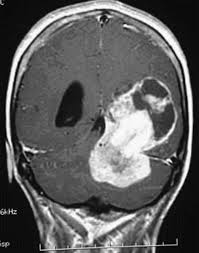
#> input picture Additional/mri1.jpg, 199 x 253 px
$ jupyter execute --allow-errors Application.ipynb
#> lines starting #> are read from the running program, lines starting #| are printed output that depends on the picture
[cell 1]
import numpy as np
from sklearn.cluster import KMeans
import cv2
import datetime
from matplotlib import pyplot as plt
import time

[cell 2]
image1=cv2.imread("mri1.jpg")
#> image1 is the input picture: shape (253, 199, 3); min 0, max 255, mean 94.8
image2=cv2.imread("mri2.jpg")
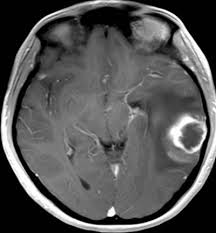
#> input picture Additional/mri2.jpg, 216 x 233 px
#> image2 is the input picture: shape (233, 216, 3); min 0, max 255, mean 85.1
#> the answer given: mri1.jpg
image3=cv2.imread("Berlin.jpg")
image=[image1,image2,image3]
reshaped=[0,0,0]
#> (the rest of this cell did not finish here and is left out)

#> (a cell that did not finish here is left out)

[cell 4]
clustering=[0,0,0]
#> (the rest of this cell did not finish here and is left out)

[cell 5]
sortedLabels=[[],[],[]]
#> (the rest of this cell did not finish here and is left out)

[cell 6]
kmeansImage=[0,0,0]
concatImage=[[],[],[]]
#> (the rest of this cell did not finish here and is left out)

[cell 7]
print(plt.imshow(concatImage[0]))
#| AxesImage(shape=(253, 410, 3))
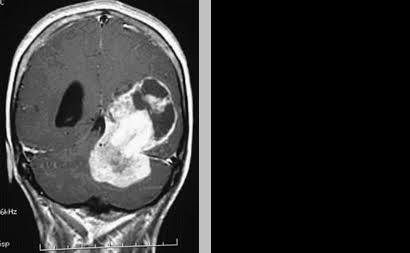
#> shown: shape (253, 410, 3); min 0, max 255, mean 51.7

[cell 8]
print(plt.imshow(concatImage[1]))
#| AxesImage(shape=(233, 445, 3))
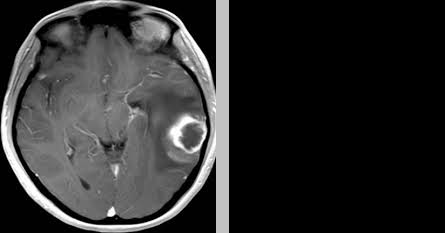
#> shown: shape (233, 445, 3); min 0, max 255, mean 47
